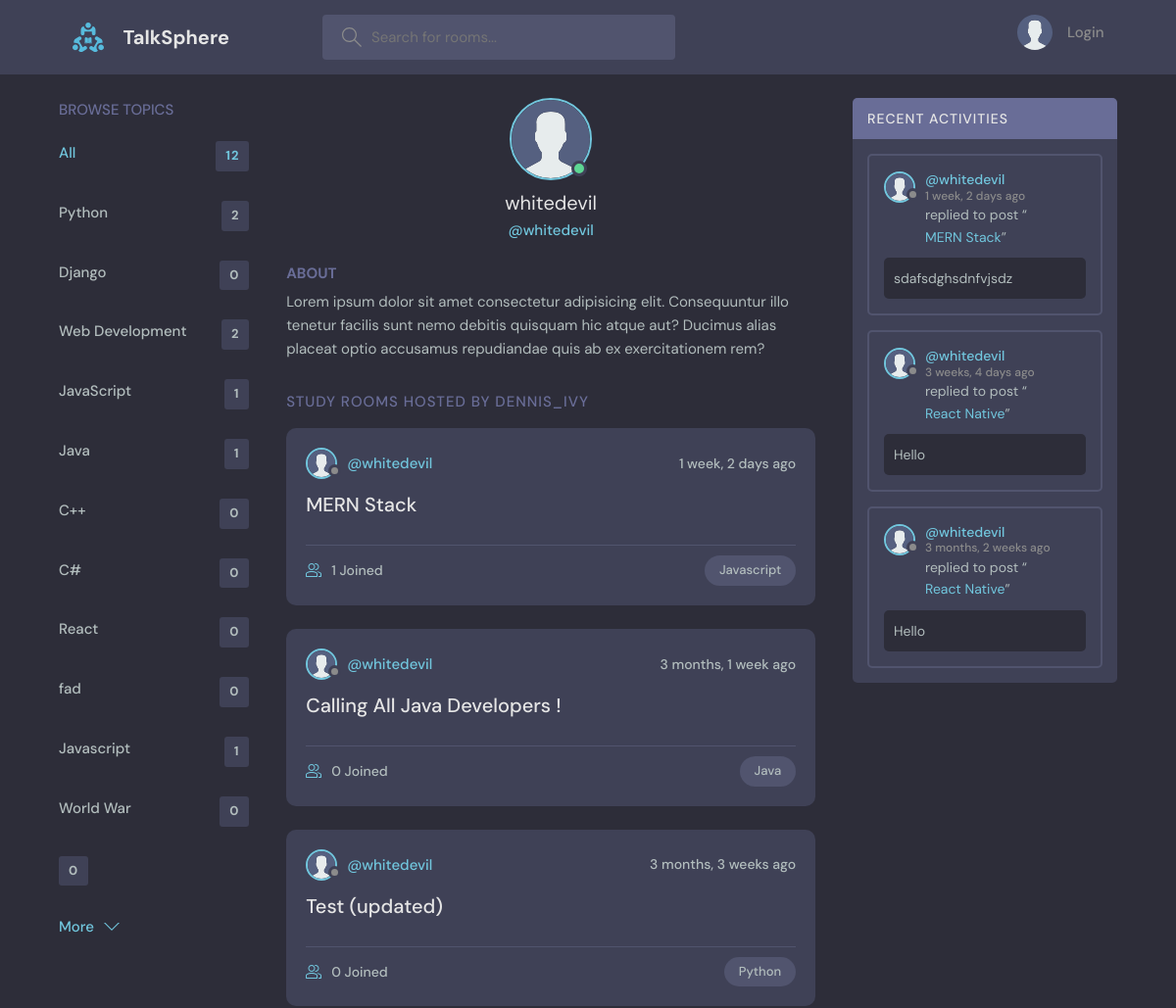
Before: /user-profile/1/ (upper part) with the older database file.
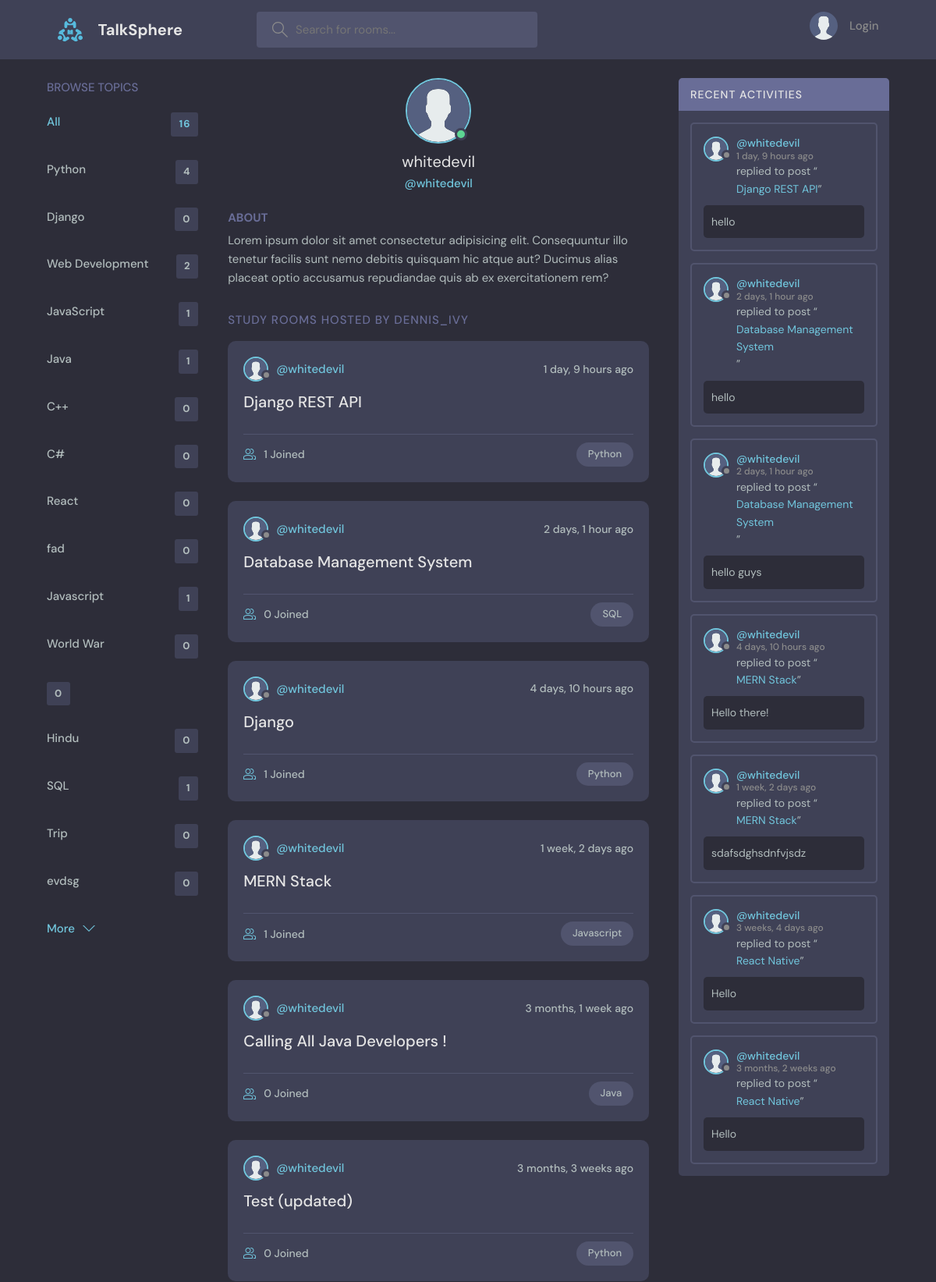
After: the same page with the newer database file.
### base/models.py (models this page shows, shortened)
class Topic(models.Model):
    name = models.CharField(max_length=200)
    def __str__(self):
        return self.name

class Room(models.Model):
    host = models.ForeignKey(User, on_delete=models.SET_NULL, null=True)
    topic = models.ForeignKey(Topic, on_delete=models.SET_NULL, null=True)
    name = models.CharField(max_length=200)
    description = models.TextField(null=True, blank=True)
    participants = models.ManyToManyField(User,related_name='participants', blank=True)
    updated = models.DateTimeField(auto_now=True)
    created = models.DateTimeField(auto_now_add=True)
    class Meta:
        ordering = ['-updated', '-created']
    def __str__(self):
        return self.name

class Message(models.Model):
    user = models.ForeignKey(User, on_delete=models.CASCADE, default=1)
    room = models.ForeignKey(Room, on_delete=models.CASCADE)
    body = models.TextField()
    updated = models.DateTimeField(auto_now=True)
    created = models.DateTimeField(auto_now_add=True)
    class Meta:
        ordering = ['-updated', '-created']

### base/views.py (the view)
# urls.py: path("user-profile/<str:pk>/", views.userProfile, name="user-profile"),
def userProfile(request,pk):
    user = User.objects.get(id=pk)
    rooms = user.room_set.all()
    room_messages = user.message_set.all()
    topics = Topic.objects.all()
    context = {'user':user, 'rooms':rooms, 'room_messages':room_messages, 'topics':topics}
    return render(request, 'base/profile.html', context)

### base/templates/base/profile.html (shortened to what this page needs)
{% extends 'main.html' %}
{% block content %}
{% load static %}
  <main class="profile-page layout layout--3">
    <div class="container">
      {% include 'base/topics_component.html' %}
      <div class="roomList">
        <div class="profile">
          <div class="profile__avatar">
            <div class="avatar avatar--large active">
              <img src="{% static 'images/avatar.svg' %}" />
            </div>
          </div>
          <div class="profile__info">
            <h3>{{user.username}}</h3>
            <p>@{{user.username}}</p>
          </div>
          <div class="profile__about">
            <h3>About</h3>
            <p>
              Lorem ipsum dolor sit amet consectetur adipisicing elit. Consequuntur illo tenetur
              facilis sunt nemo debitis quisquam hic atque aut? Ducimus alias placeat optio
              accusamus repudiandae quis ab ex exercitationem rem?
            </p>
          </div>
        </div>
        <div class="roomList__header">
          <div>
            <h2>Study Rooms Hosted by dennis_ivy</a>
            </h2>
          </div>
        </div>
        {% include 'base/feed_component.html' %}
      </div>
      {% include 'base/activity_component.html' %}
    </div>
  </main>
{% endblock content %}

### base/templates/base/topics_component.html
<div class="topics">
    <div class="topics__header">
      <h2>Browse Topics</h2>
    </div>
    <ul class="topics__list">
      <li>
        <a href="{% url 'home' %}" class="active">All <span>{{topics.count}}</span></a>
      </li>
      {% for topic in topics %}
      <li>
        <a href="{% url 'home' %}?q={{topic.name}}">{{topic}}<span>{{topic.room_set.all.count}}</span></a>
      </li>
      {% endfor %}
    <a class="btn btn--link" href="{% url 'topics' %}">
      More
      <svg version="1.1" xmlns="http://www.w3.org/2000/svg" width="32" height="32" viewBox="0 0 32 32">
        <title>chevron-down</title>
        <path d="M16 21l-13-13h-3l16 16 16-16h-3l-13 13z"></path>
      </svg>
    </a>
  </div>

### base/templates/base/feed_component.html (shortened to what this page needs)
{% load static %}
{% for room in rooms %}
<div class="roomListRoom">
    <div class="roomListRoom__header">
    {% if room.host %}
      <a href="{% url 'user-profile' room.host.id %}" class="roomListRoom__author">
        <div class="avatar avatar--small">
          <img src="{% static 'images/avatar.svg' %}" />
        </div>
        <span>@{{room.host.username}}</span>
      </a>
    {% endif %}
      <div class="roomListRoom__actions">
        <span>{{room.created|timesince}} ago</span>
      </div>
    </div>
    <div class="roomListRoom__content">
      <a href="{% url 'room' room.id %}">{{room.name}}</a>
    </div>
    <div class="roomListRoom__meta">
      <a href="{% url 'room' room.id %}" class="roomListRoom__joined">
        {{room.participants.all.count}} Joined
      </a>
      <p class="roomListRoom__topic">{{room.topic.name}}</p>
    </div>
  </div>
{% endfor %}

### base/templates/base/activity_component.html (shortened to what this page needs)
{% load static %}
<div class="activities">
    <div class="activities__header">
      <h2>Recent Activities</h2>
    </div>
    {% for message in room_messages %}
    <div class="activities__box">
      <div class="activities__boxHeader roomListRoom__header">
        <a href="{% url 'user-profile' message.user.id %}" class="roomListRoom__author">
          <div class="avatar avatar--small">
            <img src="{% static 'images/avatar.svg' %}" />
          </div>
          <p>
            @{{message.user}}
            <span>{{message.created|timesince}} ago</span>
          </p>
        </a>
      </div>
      <div class="activities__boxContent">
        <p>replied to post “<a href="{% url 'room' message.room.id %}">{{message.room}}</a>”</p>
        <div class="activities__boxRoomContent">
          {{message.body}}
        </div>
      </div>
    </div>
    {% endfor %}
</div>

Changed rows visible on the page:
computed for Topic "Python": room_set.all.count "2" → "4"
added Topic: name "Hindu", room_set.all.count "0"
added Topic: name "SQL", room_set.all.count "1"
added Topic: name "Trip", room_set.all.count "0"
added Topic: name "evdsg", room_set.all.count "0"
added Room: host.username "whitedevil", created "1 day, 9 hours", name "Django REST API", participants.all.count "1", topic.name "Python"
added Room: host.username "whitedevil", created "2 days, 1 hour", name "Database Management System", participants.all.count "0", topic.name "SQL"
added Room: host.username "whitedevil", created "4 days, 10 hours", name "Django", participants.all.count "1", topic.name "Python"
added Message: user "whitedevil", created "1 day, 9 hours", room "Django REST API", body "hello"
added Message: user "whitedevil", created "2 days, 1 hour", room "Database Management System", body "hello"
added Message: user "whitedevil", created "2 days, 1 hour", room "Database Management System", body "hello guys"
added Message: user "whitedevil", created "4 days, 10 hours", room "MERN Stack", body "Hello there!"
Other visible differences:
{{ topics.count }}: "12" → "16"
